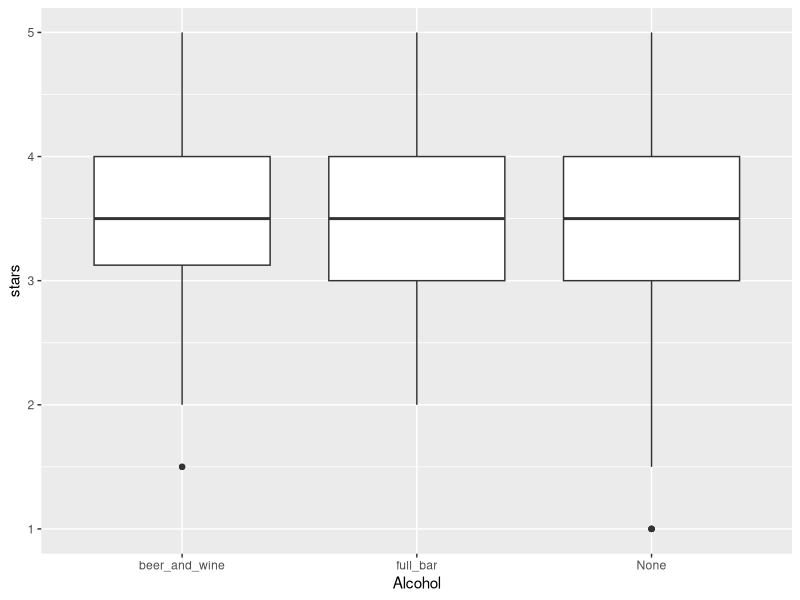
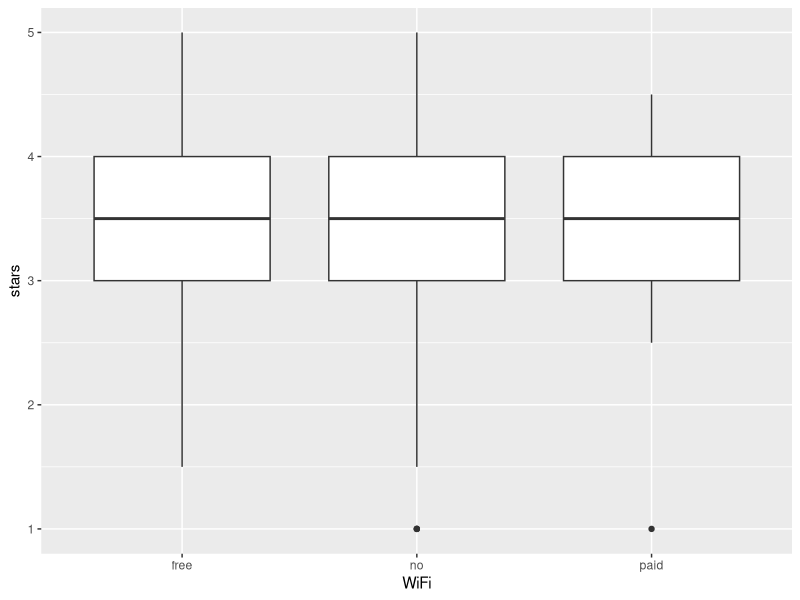

R code for these plots, in order:
library(ggplot2)

setwd("C:/Users/liuyi/OneDrive/xuexi2/628/yelp/data/")
bussiness=read.csv("pizza_business.csv")
Alcohol=bussiness[which(bussiness$Alcohol!=""),c(8,11)]
boxp=ggplot(data=Alcohol,mapping = aes(x=Alcohol,y=stars))
boxp+geom_boxplot()

wifi=bussiness[which(bussiness$WiFi!=""),c(8,which(colnames(bussiness)=="WiFi"))]
boxp_wifi=ggplot(data=wifi,mapping = aes(x=WiFi,y=stars))
boxp_wifi+geom_boxplot()
